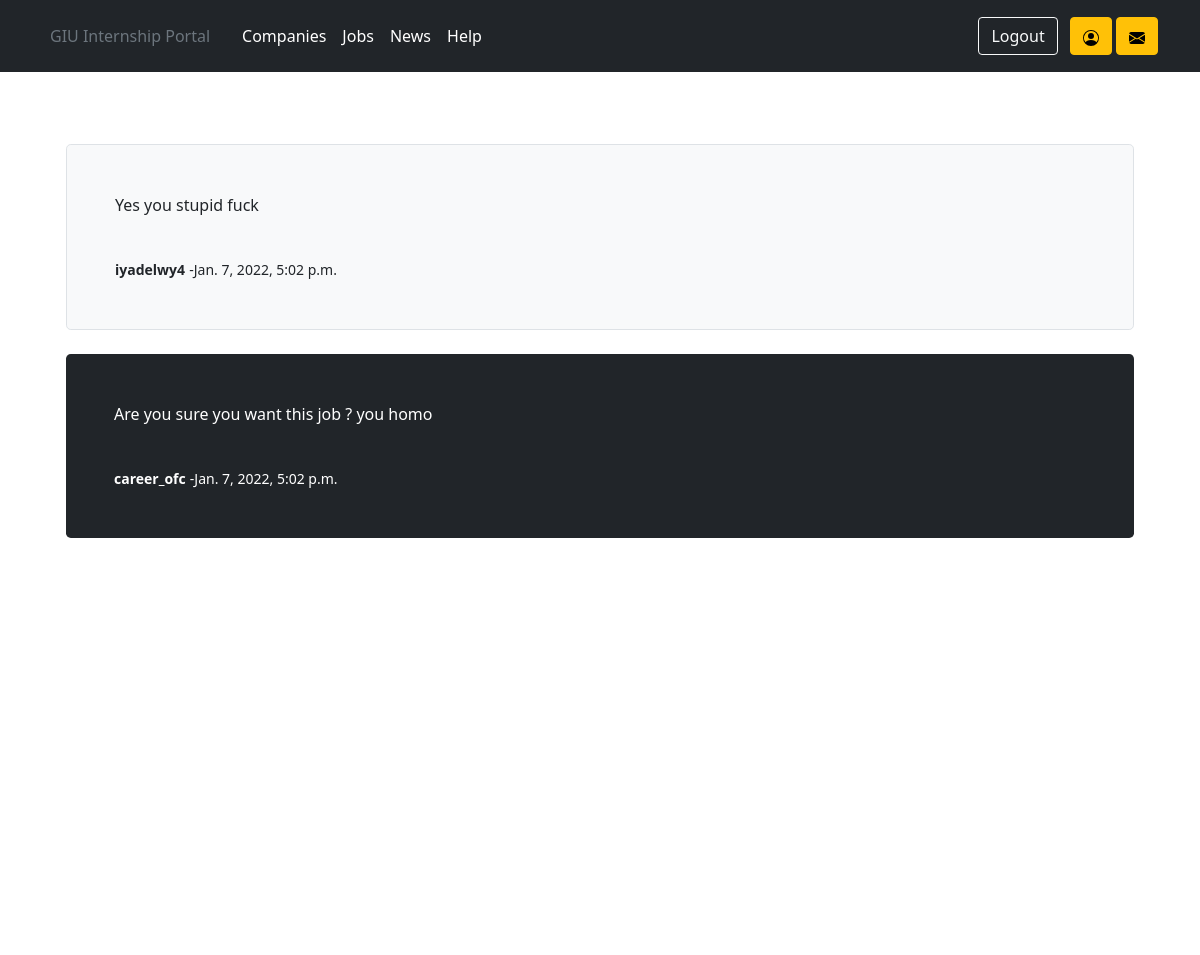
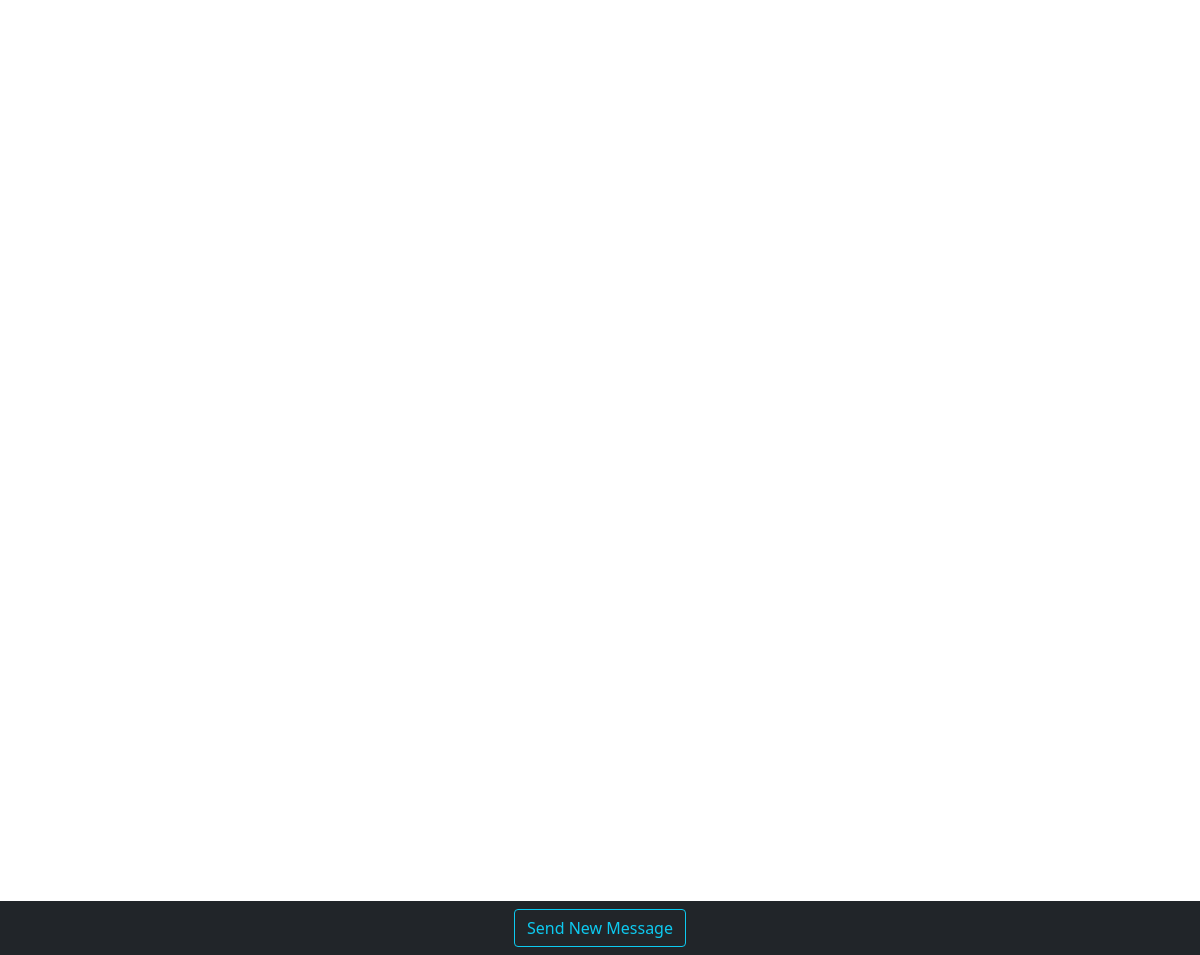
Screenshot of /messages/allmessages/13/19/ (signed in) with the database file from the repository (2 pictures, top to bottom).
### messenger/models.py (models this page shows, shortened)
class UserMessage(models.Model):
    msg_id = models.AutoField(primary_key=True)
    message_user = models.ForeignKey(user_models.User, on_delete=models.CASCADE)
    message = models.TextField(max_length=500)
    date_time = models.DateTimeField(default=django.utils.timezone.now)
    conversation = models.ForeignKey(Conversation, null=False, on_delete=models.CASCADE)

### users/models.py (models this page shows)
class User(AbstractUser):
    is_student = models.BooleanField(default=False)
    is_employer = models.BooleanField(default=False)
    is_admin = models.BooleanField(default=False)
    is_faculty_representative = models.BooleanField(default=False)
    is_academic_advisor = models.BooleanField(default=False)
    is_career_office_coordinator = models.BooleanField(default=False)
    password = models.CharField(null=True, blank=True, max_length=500)

### messenger/views.py (the view)
# urls.py: path('allmessages/<int:pk1>/<int:pk2>/', views.ViewConversation.as_view(), name='view_convo_page'),
class ViewConversation(LoginRequiredMixin, ListView):
    model = models.UserMessage
    template_name = 'messanger/viewmessages.html'
    context_object_name = 'message_list_view'
    login_url = 'login'
    def get_context_data(self, *, object_list=None, **kwargs):
        context = super(ViewConversation, self).get_context_data(**kwargs)
        user1 = self.kwargs['pk1']
        user2 = self.kwargs['pk2']
        convo = models.Conversation.objects.filter(user1=user1, user2=user2)[0]
        context["conversation"] = convo
        return context
    def get_queryset(self):
        user1 = self.kwargs['pk1']
        user2 = self.kwargs['pk2']
        convo = models.Conversation.objects.filter(user1=user1, user2=user2)[0]
        return models.UserMessage.objects.filter(conversation=convo).order_by('-date_time')

### templates/messanger/viewmessages.html (shortened to what this page needs)
{% extends 'userprofiles/profile_base.html' %}
{% block navitems %}
    <a class="no_underline" href="{% url 'send_new_message_page' conversation.user1.pk conversation.user2.pk %}">
        <button class="btn btn-outline-info ml-2" type="button">Send New Message</button>
    </a>
{% endblock navitems %}
{% block content %}
    <div class="container px-4 py-5" id="custom-cards" style="overflow-y: scroll;height: 450px;">
        <div>
            {% for msg in message_list_view %}
                {% if msg.message_user == user %}
                    <div class="h-100 p-5 text-white bg-dark rounded-3">
                        <p>{{ msg.message }}</p>
                        <br>
                        <small><strong>{{ msg.message_user }}</strong></small>
                        <small>-{{ msg.date_time }}</small>
                    </div>
                {% else %}
                    <div class="h-100 p-5 bg-light border rounded-3">
                        <p>{{ msg.message }}</p>
                        <br>
                        <small><strong>{{ msg.message_user }}</strong></small>
                        <small>-{{ msg.date_time }}</small>
                    </div>
                {% endif %}
                <br>
            {% endfor %}
        </div>
    </div>
    <br>
{% endblock content %}

### static/css/base.css (style rules this page uses)
.no_underline { text-decoration: none !important }

### rows the page displays
UserMessage: message "Yes you stupid fuck", message_user "iyadelwy4", date_time "Jan. 7, 2022, 5:02 p.m."
UserMessage: message "Are you sure you want this job ? you homo", message_user "career_ofc", date_time "Jan. 7, 2022, 5:02 p.m."
